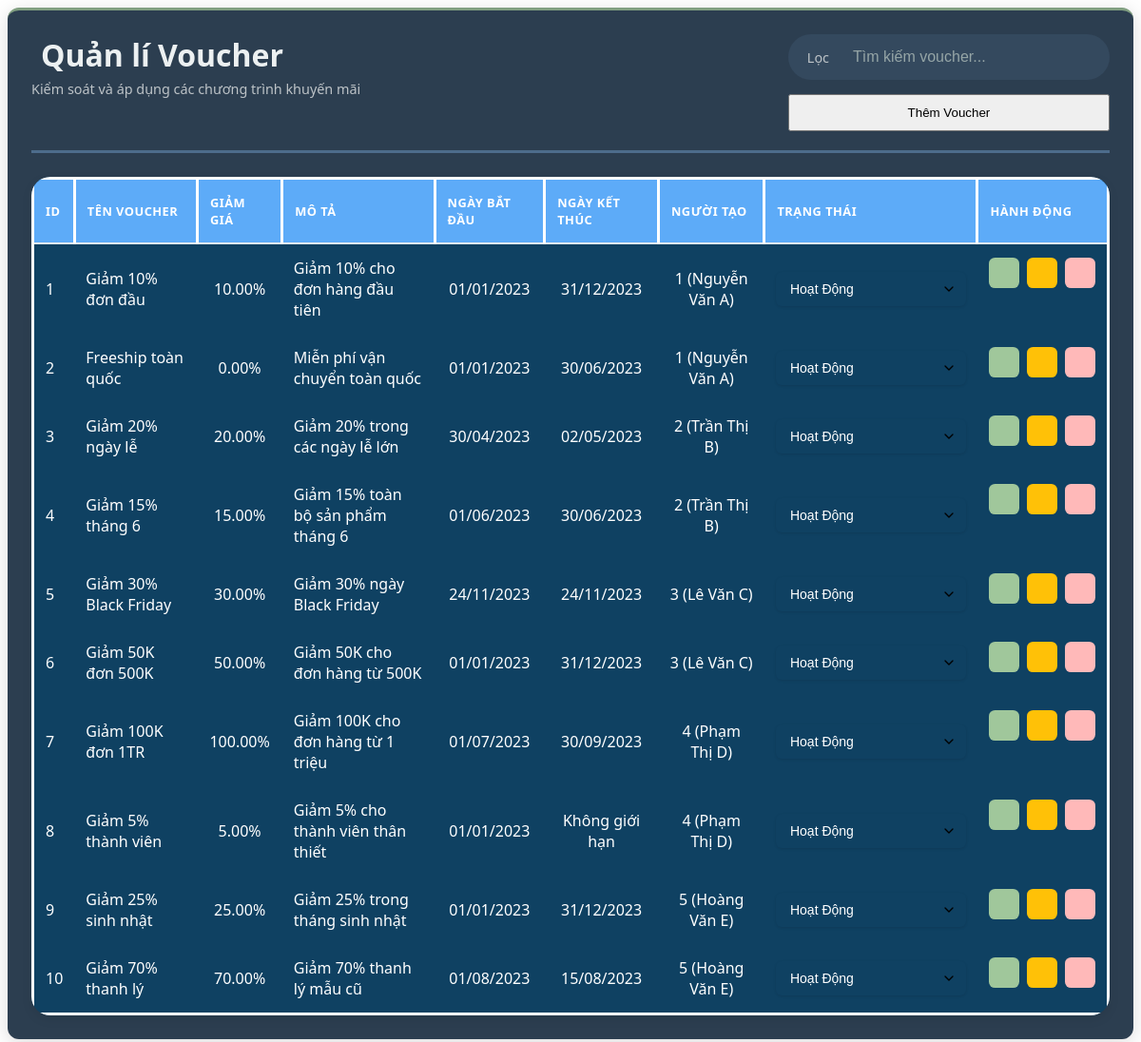
Screenshot of /admin/dashboard/dashboard_voucher.php with the database file from the repository.
### tables this page shows
CREATE TABLE voucher
(
  id INT NOT NULL AUTO_INCREMENT,
  name VARCHAR(100) NOT NULL,
  deduction DECIMAL(10,2) NOT NULL,
  description TEXT,
  date_start DATE NOT NULL,
  date_end DATE,
  id_admin INT,
  is_active BOOLEAN DEFAULT TRUE,
  created_at TIMESTAMP DEFAULT CURRENT_TIMESTAMP,
  updated_at TIMESTAMP DEFAULT CURRENT_TIMESTAMP ON UPDATE CURRENT_TIMESTAMP,
  PRIMARY KEY (id),
  FOREIGN KEY (id_admin) REFERENCES admin(id) ON DELETE SET NULL
);

### database/database_sever.php (called while the page is built, shortened)
<?php
    class database_sever{
        private $host = 'localhost';
        private $username = 'root';
        private $password = '';
        public $conn = null;
        public function __construct($db_name="bangiay"){
            $this->db_name = $db_name;
        try {
            $this->conn = new PDO(
                'mysql:host=' . $this->host . ';dbname=' . $this->db_name,
                $this->username,
                $this->password
            );
            $this->conn->setAttribute(PDO::ATTR_ERRMODE, PDO::ERRMODE_EXCEPTION);
            $this->conn->setAttribute(PDO::ATTR_DEFAULT_FETCH_MODE, PDO::FETCH_ASSOC);
            $this->conn->setAttribute(PDO::ATTR_EMULATE_PREPARES, false);
        } catch(PDOException $e) {
            error_log("Connection Error: " . $e->getMessage());
            throw new Exception("Database connection failed");
        }
        }
        public function view_table($string_query,$param=[]){
            try{
                $this->stmt = $this->conn->prepare($string_query);
                $this->stmt->execute($param);
                return $this->stmt->fetchAll();
            } catch(PDOException $e) {
                echo "Lỗi: " . $e->getMessage();
            }
        }
    }
?>

### dao/VoucherDao.php (called while the page is built, shortened)
<?php
require_once __DIR__ . '/../DTO/VoucherDTO.php';
require_once __DIR__ . '/../database/database_sever.php';
class VoucherDao {
    private $db;
    public function __construct() {
        $this->db = new database_sever();
    }
    public function view_all() {
        $sql = "SELECT * FROM voucher";
        $results = $this->db->view_table($sql);
        $vouchers = [];
        foreach ($results as $row) {
            $vouchers[] = new VoucherDTO($row);
        }
        return $vouchers;
    }
}
?>
<?php $table_vouchers = new VoucherDao();?>

### DTO/VoucherDTO.php (called while the page is built, shortened)
<?php
class VoucherDTO {
    public function __construct($data) {
        $this->id = $data['id'] ?? null;
        $this->name = $data['name'] ?? '';
        $this->deduction = $data['deduction'] ?? 0.0;
        $this->description = $data['description'] ?? null;
        $this->date_start = $data['date_start'] ?? null;
        $this->date_end = $data['date_end'] ?? null;
        $this->id_admin = $data['id_admin'] ?? null;
        $this->is_active = $data['is_active'] ?? true;
    }
}?>

### dao/AdminDao.php (called while the page is built, shortened)
<?php
require_once __DIR__ . '/../DTO/AdminDTO.php';
require_once __DIR__ . '/../database/database_sever.php';
class AdminDao {
    private $db;
    public function __construct() {
        $this->db = new database_sever();
    }
    public function get_by_id($id) {
        $sql = "SELECT * FROM admin WHERE id = :id";
        $params = ['id' => $id];
        $result = $this->db->view_table($sql, $params);
        if (!empty($result)) {
            return new AdminDTO($result[0]);
        }
        return null;
    }
}
?>
<?php $table_admins = new AdminDao();
?>

### DTO/AdminDTO.php (called while the page is built, shortened)
<?php
class AdminDTO {
    public function __construct($data) {
        $this->name = $data['name'] ?? '';
    }
}
?>

### admin/dashboard/table/voucher_management.php (the view, shortened to what this page needs)
<?php
require_once __DIR__ . "/../../../dao/VoucherDao.php";
require_once __DIR__ . "/../../../dao/AdminDao.php";
$vouchers = $table_vouchers->view_all(true);
?>
<link rel="stylesheet" href="css/admin_style/dashboard/table_main.css">
<div class=" voucher-management object-management active">
    <table class="data-table">
        <thead>
            <tr>
                <th>ID</th>
                <th>Tên voucher</th>
                <th>Giảm giá</th>
                <th>Mô tả</th>
                <th>Ngày bắt đầu</th>
                <th>Ngày kết thúc</th>
                <th>Người tạo</th>
                <th>Trạng thái</th>
                <th>Hành động</th>
            </tr>
        </thead>
        <tbody>
            <?php foreach ($vouchers as $voucher): ?>
                <tr data-id="<?=$voucher->id ?>">
                    <td><?= htmlspecialchars($voucher->id) ?></td>
                    <td><?= htmlspecialchars($voucher->name) ?></td>
                    <td><?= number_format($voucher->deduction, 2) ?>%</td>
                    <td><?= htmlspecialchars($voucher->description ?? 'Không có mô tả') ?></td>
                    <td><?= date('d/m/Y', strtotime($voucher->date_start)) ?></td>
                    <td><?= $voucher->date_end ? date('d/m/Y', strtotime($voucher->date_end)) : 'Không giới hạn' ?></td>
                    <td><?= htmlspecialchars($voucher->id_admin) ?> (<?= htmlspecialchars($table_admins->get_by_id($voucher->id_admin)->name) ?>)</td>
                    <td class="status-voucher status-<?= strtolower($voucher->is_active) ?> ">
                        <select  name="objectId" class="styled-select status-select" data-object-id="<?=$voucher->id?>">
                            <option value="Voucher-true" <?= $voucher->is_active == true ? 'selected' : '' ?>>Hoạt Động</option>
                        </select>
                    </td>
                    <td class='row button-update'>
                    <button class='action-btn view-btn' data-action='view-voucher' data-id='<?= $voucher->id ?>'>
                        </button>
                        <button class='action-btn edit-btn' data-action='update-voucher' data-id='<?= $voucher->id ?>'>
                        </button>
                        <button class='action-btn delete-btn' data-action='delete-voucher' data-id='<?= $voucher->id ?>'>
                        </button>
                    </td>
                </tr>
            <?php endforeach; ?>
        </tbody>
    </table>
</div>

### css/admin_style/dashboard/voucher_management.css (style rules this page uses)
td:nth-child(3),td:nth-child(5), td:nth-child(6),td:nth-child(7) { text-align: center; }
td:last-child { text-align: center; }
.voucher-management { display: flex; justify-content: center; align-items: center; }
.voucher-management table tbody td>button { border-radius: 20%; padding: 5px; font-size: 1.2em; }
.voucher-management table tbody td>button:first-child { background-color: rgb(160, 199, 155); }
.voucher-management table tbody td>button:last-child { background-color:rgb(255, 185, 185); }

### css/admin_style/dashboard/table_main.css (style rules this page uses)
.object-management { background: #0f4162; margin-top: 25px; border-radius: 20px; box-shadow: 0 4px 12px rgba(0, 0, 0, 0.08); overflow-x: auto; position: relative; z-index: 1; }
.data-table { width: 100%; color: white; border-collapse: collapse; border-radius: 20px; border: 3px white solid; font-family: 'Segoe UI', Tahoma, Geneva, Verdana, sans-serif; position: relative; }
.data-table thead { background-color: #5dabf8; border-bottom: 2px solid #e9ecef; }
.data-table th { padding: 15px 12px; text-align: left; font-weight: 600; text-transform: uppercase; font-size: 0.8rem; letter-spacing: 0.5px; border-right: 3px white solid; }
.data-table tbody tr { transition: all 0.2s ease; position: relative; }
.data-table td { padding: 14px 12px; vertical-align: middle; border-right: none; position: relative; }
.button-update { display: flex; gap: 8px; justify-content: space-evenly; position: relative; }
.action-btn { width: 32px; height: 32px; border-radius: 50%; display: flex; align-items: center; justify-content: center; border: none; cursor: pointer; transition: all 0.2s ease; font-size: 16px; position: relative; z-index: 2; }
.view-btn { background-color: #17a2b8; }
.edit-btn { background-color: #ffc107; }
.delete-btn { background-color: #dc3545; }
.styled-select { position: relative; display: inline-block; width: 200px; padding: 10px 15px; border: none; border-radius: 6px; background-color: #0f4162; color: #ffffff; font-size: 14px; cursor: pointer; appearance: none; -webkit-appearance: none; -moz-appearance: none; background-repeat: no-repeat; background-position: right 10px center; background-size: 16px; transition: all 0.3s ease; box-shadow: 0 1px 3px rgba(0,0,0,0.1); }
.styled-select option { padding: 10px 15px; background: white; color: #333; }

### rows the page displays
voucher: id "1", name "Giảm 10% đơn đầu", deduction "10.00", description "Giảm 10% cho đơn hàng đầu tiên", date_start "01/01/2023", date_end "31/12/2023", id_admin "1", id_admin.name "Nguyễn Văn A", objectId "Hoạt Động"
voucher: id "2", name "Freeship toàn quốc", deduction "0.00", description "Miễn phí vận chuyển toàn quốc", date_start "01/01/2023", date_end "30/06/2023", id_admin "1", id_admin.name "Nguyễn Văn A", objectId "Hoạt Động"
voucher: id "3", name "Giảm 20% ngày lễ", deduction "20.00", description "Giảm 20% trong các ngày lễ lớn", date_start "30/04/2023", date_end "02/05/2023", id_admin "2", id_admin.name "Trần Thị B", objectId "Hoạt Động"
voucher: id "4", name "Giảm 15% tháng 6", deduction "15.00", description "Giảm 15% toàn bộ sản phẩm tháng 6", date_start "01/06/2023", date_end "30/06/2023", id_admin "2", id_admin.name "Trần Thị B", objectId "Hoạt Động"
voucher: id "5", name "Giảm 30% Black Friday", deduction "30.00", description "Giảm 30% ngày Black Friday", date_start "24/11/2023", date_end "24/11/2023", id_admin "3", id_admin.name "Lê Văn C", objectId "Hoạt Động"
voucher: id "6", name "Giảm 50K đơn 500K", deduction "50.00", description "Giảm 50K cho đơn hàng từ 500K", date_start "01/01/2023", date_end "31/12/2023", id_admin "3", id_admin.name "Lê Văn C", objectId "Hoạt Động"
voucher: id "7", name "Giảm 100K đơn 1TR", deduction "100.00", description "Giảm 100K cho đơn hàng từ 1 triệu", date_start "01/07/2023", date_end "30/09/2023", id_admin "4", id_admin.name "Phạm Thị D", objectId "Hoạt Động"
voucher: id "8", name "Giảm 5% thành viên", deduction "5.00", description "Giảm 5% cho thành viên thân thiết", date_start "01/01/2023", shows "Không giới hạn", id_admin "4", id_admin.name "Phạm Thị D", objectId "Hoạt Động"
voucher: id "9", name "Giảm 25% sinh nhật", deduction "25.00", description "Giảm 25% trong tháng sinh nhật", date_start "01/01/2023", date_end "31/12/2023", id_admin "5", id_admin.name "Hoàng Văn E", objectId "Hoạt Động"
voucher: id "10", name "Giảm 70% thanh lý", deduction "70.00", description "Giảm 70% thanh lý mẫu cũ", date_start "01/08/2023", date_end "15/08/2023", id_admin "5", id_admin.name "Hoàng Văn E", objectId "Hoạt Động"
